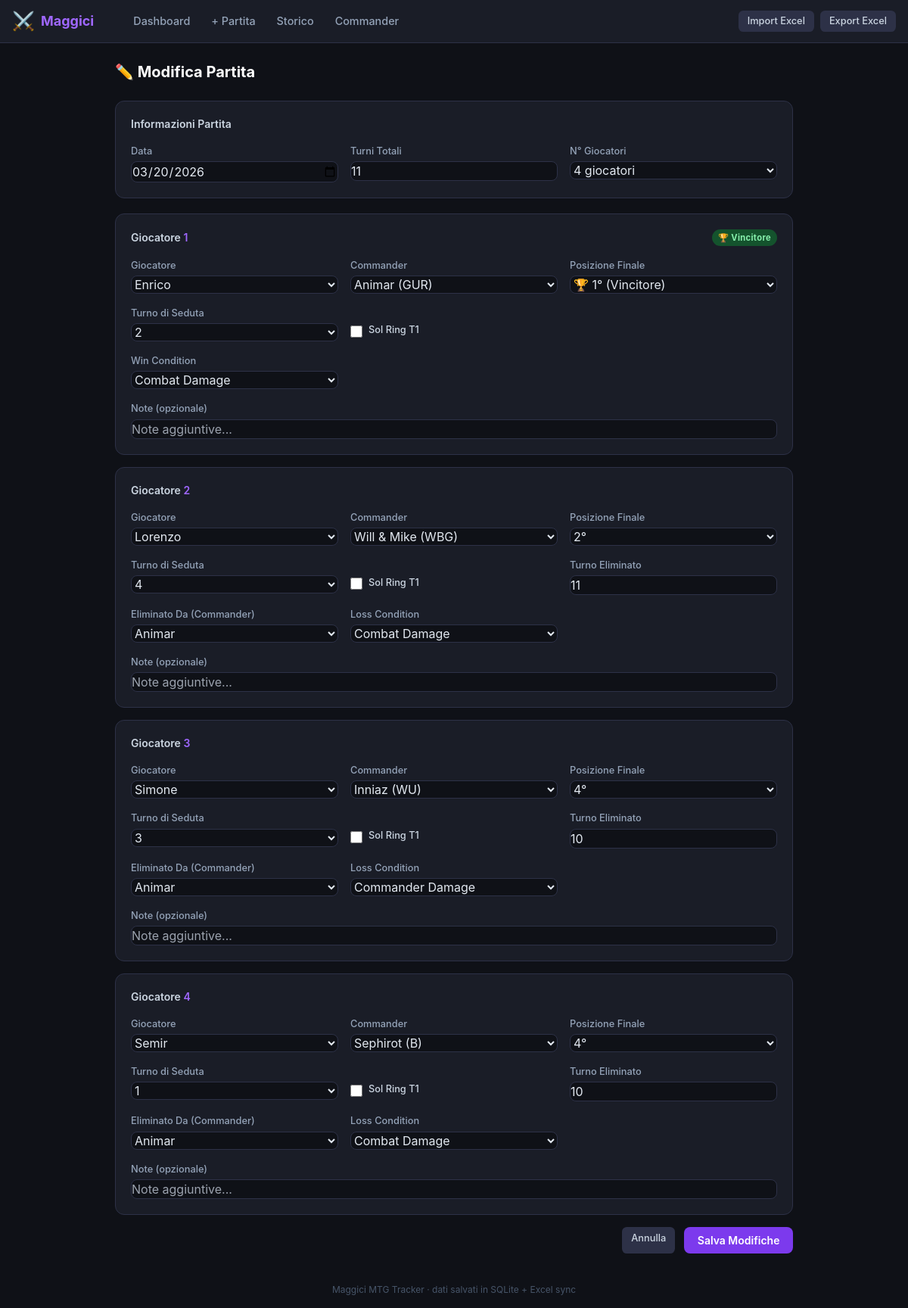
Page /game/33/edit on the committed database.
### app/models.py (models this page shows)
class Game(db.Model):
    __tablename__ = 'games'
    id = db.Column(db.Integer, primary_key=True)
    date = db.Column(db.Date, nullable=False)
    total_turns = db.Column(db.Integer)
    entries = db.relationship('GameEntry', backref='game', lazy=True,
                              cascade='all, delete-orphan',
                              order_by='GameEntry.finish')

class GameEntry(db.Model):
    __tablename__ = 'game_entries'
    id = db.Column(db.Integer, primary_key=True)
    game_id = db.Column(db.Integer, db.ForeignKey('games.id'), nullable=False)
    player_id = db.Column(db.Integer, db.ForeignKey('players.id'), nullable=False)
    commander_id = db.Column(db.Integer, db.ForeignKey('commanders.id'), nullable=False)
    finish = db.Column(db.Integer)
    turn_order = db.Column(db.Integer)
    sol_ring_t1 = db.Column(db.Boolean, default=False)
    turn_eliminated = db.Column(db.Integer)
    eliminated_by_id = db.Column(db.Integer, db.ForeignKey('commanders.id'), nullable=True)
    victory_condition = db.Column(db.String(50))
    loss_condition = db.Column(db.String(50))
    notes = db.Column(db.Text)

class Player(db.Model):
    __tablename__ = 'players'
    id = db.Column(db.Integer, primary_key=True)
    name = db.Column(db.String(50), unique=True, nullable=False)
    entries = db.relationship('GameEntry', foreign_keys='GameEntry.player_id',
                              backref='player', lazy=True)

class Commander(db.Model):
    __tablename__ = 'commanders'
    id = db.Column(db.Integer, primary_key=True)
    name = db.Column(db.String(100), unique=True, nullable=False)
    color_identity = db.Column(db.String(10), nullable=False)
    entries = db.relationship('GameEntry', foreign_keys='GameEntry.commander_id',
                              backref='commander', lazy=True)
    kills = db.relationship('GameEntry', foreign_keys='GameEntry.eliminated_by_id',
                            backref='eliminated_by_commander', lazy=True)

### app/routes.py (the view, shortened to what this page needs)
@main.route('/game/<int:game_id>/edit', methods=['GET', 'POST'])
def game_edit(game_id):
    game = Game.query.get_or_404(game_id)
    players = Player.query.order_by(Player.name).all()
    commanders = Commander.query.order_by(Commander.name).all()
    return render_template(
        'game_form.html',
        players=players,
        commanders=commanders,
        win_conditions=WIN_CONDITIONS,
        loss_conditions=LOSS_CONDITIONS,
        today=date.today().isoformat(),
        game=game,
    )

### app/templates/game_form.html (shortened to what this page needs)
{% extends "base.html" %}
{% block content %}
<div class="max-w-4xl mx-auto">
  <h1 class="text-xl font-bold text-white mb-6">
    {{ '✏️ Modifica Partita' if game else '➕ Nuova Partita' }}
  </h1>
  <form id="gameForm"
        method="POST"
        action="{{ url_for('main.game_edit', game_id=game.id) if game else url_for('main.game_new') }}">
    <div class="card p-5 mb-5">
      <h2 class="text-sm font-semibold text-slate-300 mb-4">Informazioni Partita</h2>
      <div class="grid grid-cols-3 gap-4">
        <div>
          <label>Data</label>
          <input type="date" name="date" required
                 value="{{ game.date.isoformat() if game else today }}">
        </div>
        <div>
          <label>Turni Totali</label>
          <input type="number" name="total_turns" min="1" max="50"
                 value="{{ game.total_turns or '' }}" placeholder="es. 12">
        </div>
        <div>
          <label>N° Giocatori</label>
          <select name="num_players" id="numPlayersSelect">
            {% for n in [3,4,5] %}
            <option value="{{ n }}"
              {% if game and game.entries|length == n %}selected
              {% elif not game and n == 4 %}selected{% endif %}>
              {{ n }} giocatori
            </option>
            {% endfor %}
          </select>
        </div>
      </div>
    </div>
    {% set existing = game.entries | sort(attribute='finish') if game else [] %}
    {% for i in range(5) %}
    {% set e = existing[i] if i < existing|length else none %}
    <div class="card p-5 mb-4 player-slot" id="slot{{ i }}" {% if i >= 4 %}style="display:none"{% endif %}>
      <div class="flex items-center justify-between mb-4">
        <h2 class="text-sm font-semibold text-slate-300">
          Giocatore <span class="slot-num text-mtg-accentL">{{ i+1 }}</span>
        </h2>
        <span id="winnerBadge{{ i }}" class="badge hidden"
              style="background:#14532d;color:#86efac">🏆 Vincitore</span>
      </div>
      <div class="grid grid-cols-2 md:grid-cols-3 gap-4">
        <div>
          <label>Giocatore</label>
          <select name="p{{ i }}_player" required>
            {% for p in players %}
            <option value="{{ p.id }}"
              {% if e and e.player_id == p.id %}selected{% endif %}>
              {{ p.name }}
            </option>
            {% endfor %}
          </select>
        </div>
        <div>
          <label>Commander</label>
          <select name="p{{ i }}_commander" required>
            {% for c in commanders %}
            <option value="{{ c.id }}"
              {% if e and e.commander_id == c.id %}selected{% endif %}>
              {{ c.name }} ({{ c.color_identity }})
            </option>
            {% endfor %}
          </select>
        </div>
        <div>
          <label>Posizione Finale</label>
          <select name="p{{ i }}_finish" class="finish-select" data-slot="{{ i }}" required>
            {% for pos in range(1,6) %}
            <option value="{{ pos }}"
              {% if e and e.finish == pos %}selected{% endif %}>
              {% if pos == 1 %}🏆 1° (Vincitore){% else %}{{ pos }}°{% endif %}
            </option>
            {% endfor %}
          </select>
        </div>
        <div>
          <label>Turno di Seduta</label>
          <select name="p{{ i }}_turn_order">
            {% for t in range(1,6) %}
            <option value="{{ t }}"
              {% if e and e.turn_order == t %}selected{% endif %}>
              {{ t }}
            </option>
            {% endfor %}
          </select>
        </div>
        <div class="flex items-center gap-2 pt-5">
          <input type="checkbox" name="p{{ i }}_sol_ring" id="sr{{ i }}"
                 class="w-4 h-4 accent-amber-400"
                 style="width:1rem;height:1rem"
                 {% if e and e.sol_ring_t1 %}checked{% endif %}>
          <label for="sr{{ i }}" class="mt-0 text-slate-300 cursor-pointer">Sol Ring T1</label>
        </div>
        <div class="loser-field" id="turnElimDiv{{ i }}">
          <label>Turno Eliminato</label>
          <input type="number" name="p{{ i }}_turn_eliminated" min="1" max="50"
                 value="{{ e.turn_eliminated or '' if e else '' }}" placeholder="es. 8">
        </div>
      </div>
      <div class="grid grid-cols-2 md:grid-cols-3 gap-4 mt-4">
        <div class="loser-field" id="elimByDiv{{ i }}">
          <label>Eliminato Da (Commander)</label>
          <select name="p{{ i }}_eliminated_by">
            {% for c in commanders %}
            <option value="{{ c.id }}"
              {% if e and e.eliminated_by_id == c.id %}selected{% endif %}>
              {{ c.name }}
            </option>
            {% endfor %}
          </select>
        </div>
        <div class="winner-field hidden" id="victoryDiv{{ i }}">
          <label>Win Condition</label>
          <select name="p{{ i }}_victory_condition">
            {% for wc in win_conditions %}
            <option value="{{ wc }}"
              {% if e and e.victory_condition == wc %}selected{% endif %}>
              {{ wc }}
            </option>
            {% endfor %}
          </select>
        </div>
        <div class="loser-field" id="lossDiv{{ i }}">
          <label>Loss Condition</label>
          <select name="p{{ i }}_loss_condition">
            {% for lc in loss_conditions %}
            <option value="{{ lc }}"
              {% if e and e.loss_condition == lc %}selected{% endif %}>
              {{ lc }}
            </option>
            {% endfor %}
          </select>
        </div>
        <div class="col-span-2 md:col-span-3">
          <label>Note (opzionale)</label>
          <input type="text" name="p{{ i }}_notes"
                 value="{{ e.notes or '' if e else '' }}" placeholder="Note aggiuntive...">
        </div>
      </div>
    </div>
    {% endfor %}
    <div class="flex gap-3 justify-end mt-2">
      <a href="{{ url_for('main.history') }}" class="btn-sm">Annulla</a>
      <button type="submit" class="btn-primary">
        {{ 'Salva Modifiche' if game else 'Salva Partita' }}
      </button>
    </div>
  </form>
</div>
{% endblock %}

### app/templates/base.html (style rules this page uses)
body { background-color: #0f1117; color: #e2e8f0; font-family: 'Inter', system-ui, sans-serif; }
.card { background: #1a1d27; border: 1px solid #2d3147; border-radius: 0.75rem; }
.btn-primary { background: #7c3aed; color: #fff; padding: .45rem 1.1rem; border-radius: .5rem; font-weight: 600; font-size: .875rem; transition: background .15s; }
.btn-sm { background: #2d3147; color: #cbd5e1; padding: .3rem .75rem; border-radius: .4rem; font-size: .8rem; font-weight: 500; transition: background .15s; }
input, select, textarea { background: #0f1117; border: 1px solid #2d3147; color: #e2e8f0; border-radius: .5rem; padding: .45rem .75rem; font-size: .875rem; width: 100%; transition: border-color .15s; }
label { font-size: .8rem; font-weight: 500; color: #94a3b8; margin-bottom: .25rem; display: block; }
.badge { display: inline-block; padding: .15rem .5rem; border-radius: 9999px; font-size: .7rem; font-weight: 700; letter-spacing: .03em; }

### rows in the picture
Game: date "03/20/2026", total_turns "11"
GameEntry: player.name "Enrico", commander.name "Animar (GUR)", finish "🏆 1° (Vincitore)", turn_order "2", victory_condition "Combat Damage"
GameEntry: player.name "Lorenzo", commander.name "Will & Mike (WBG)", finish "2°", turn_order "4", turn_eliminated "11", eliminated_by.name "Animar", loss_condition "Combat Damage"
GameEntry: player.name "Simone", commander.name "Inniaz (WU)", finish "4°", turn_order "3", turn_eliminated "10", eliminated_by.name "Animar", loss_condition "Commander Damage"
GameEntry: player.name "Semir", commander.name "Sephirot (B)", finish "4°", turn_order "1", turn_eliminated "10", eliminated_by.name "Animar", loss_condition "Combat Damage"

### other values in the picture
{{ '✏️ Modifica Partita' if game else '➕ Nuova Partita' }} "✏️ Modifica Partita"
{{ i+1 }} "1" "2" "3" "4"
{{ 'Salva Modifiche' if game else 'Salva Partita' }} "Salva Modifiche"
form field num_players "4 giocatori"
